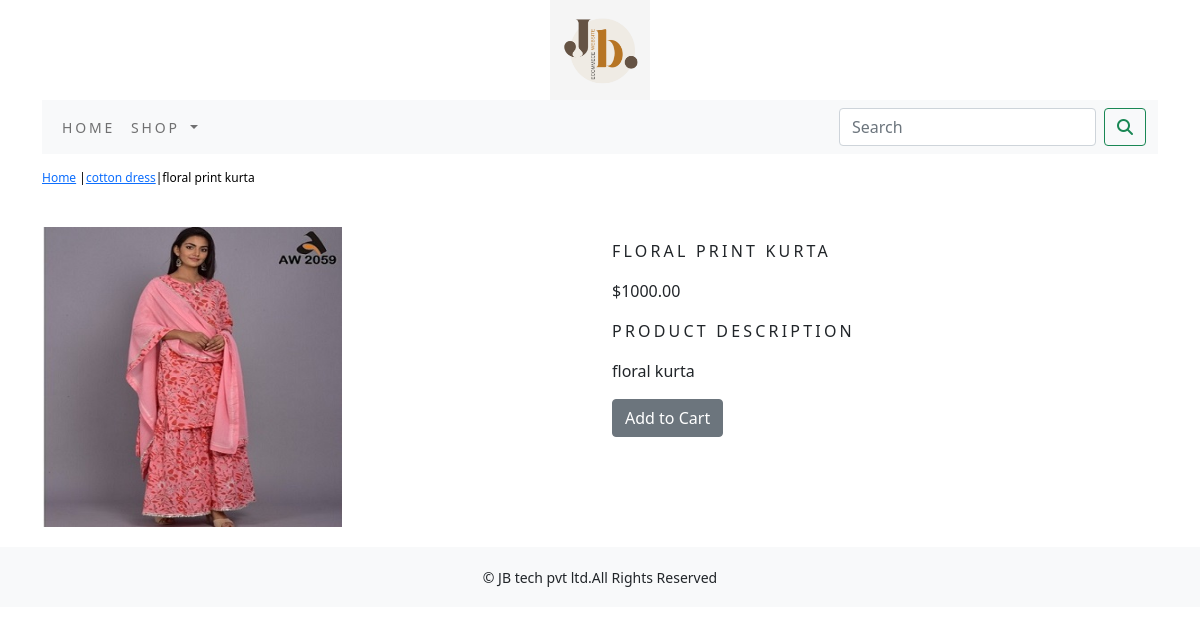
The app's page /shop/cotton-dress/floral-print-kurta/ with its own data.
### shop/models.py (models this page shows, shortened)
class Product(models.Model):
    name = models.CharField(max_length=250, unique=True)
    slug = models.SlugField(max_length=250, unique=True)
    description = models.TextField(blank=True)
    price=models.DecimalField(max_digits=10,decimal_places=2)
    category=models.ForeignKey(Category,on_delete=models.CASCADE)
    image = models.ImageField(upload_to='product', blank=True)
    stock=models.IntegerField()
    available=models.BooleanField(default=True)
    created=models.DateTimeField(auto_now_add=True)
    updated=models.DateTimeField(auto_now=True)
    class Meta:
        ordering = ('name',)
        verbose_name = 'product'
        verbose_name_plural = 'products'

class Category(models.Model):
    name=models.CharField(max_length=250,unique=True)
    slug=models.SlugField(max_length=250,unique=True)
    description=models.TextField(blank=True)
    image=models.ImageField(upload_to='category',blank=True)
    class Meta:
        ordering=('name',)
        verbose_name='category'
        verbose_name_plural='categories'
    def get_url(self):
        return reverse('shop:product_by_category',args=[self.slug])
    def __str__(self):
        return '{}'.format(self.name)

### shop/views.py (the view)
# urls.py: path('<slug:c_slug>/<slug:product_slug>/',views.proDetail,name='prodCatdetail'),
def proDetail(request,c_slug,product_slug):
    try:
        product=Product.objects.get(category__slug=c_slug,slug=product_slug)
    except Exception as e:
        raise e
    return render(request,'product.html',{'product':product})

### cart/context_processors.py (called while the page is built)
def counter(request):
    item_count=0
    if 'admin' in request.path:
        return {}
    else:
        try:
            cart=Cart.objects.filter(cart_id=_cart_id(request))
            car_items=CartItem.objects.all().filter(cart=cart[:1])
            for cart_item in car_items:
                item_count+=cart_item.quantity
        except Cart.DoesNotExist:
            item_count=0
    return dict(item_count=item_count)

### cart/views.py (called while the page is built)
def _cart_id(request):
    cart=request.session.session_key
    if not cart:
        cart=request.session.create()
    return cart

### shop/context_processors.py (called while the page is built)
def menu_links(request):
    links=Category.objects.all()
    return dict(links=links)

### templates/product.html (shortened to what this page needs)
{% extends 'base.html' %}
{% load static %}
{% block content %}
<div class="row my_prod_row_class">
    <div class="mx_auto">
        <p><a href="{% url 'shop:allProdCat' %}">Home</a> |<a href="{{product.category.get_url}}">{{product.category}}</a>|{{product.name}}</p>
    </div>
<div class="container">
<br>
    <div class="row">
        <div class="col-12 col-sm-12 col-md-12 col-lg-6">
            <div style="min-width:18rem">
            <img src="{{product.image.url}}" alt="{{product.name}}" width="300px" height="300px">
            </div>
        </div>
    <div class="col-12 col-sm-12 col-md-12 col-lg-6">
        <div>
        <h1 class="my_prod_title">{{product.name}}</h1>
        <p>${{product.price}}</p>
        <p class="my_title">Product Description</p>
        <p class="text-justify my_prod_text">{{product.description}}</p>
        {% if product.stock <= 0 %}
        <p><b>Out of stock</b></p>
        {% else %}
            <a class="btn btn-secondary" href="{% url 'cart:add_cart' product.id %}">Add to Cart</a>
        {% endif %}
        </div>
    </div>
</div>
</div>
</div>
{% endblock %}

### static/css/custom.css (style rules this page uses)
body { font-family: 'Roboto', sans-serif; }
.my_title { font-size:16px; text-transform:uppercase; letter-spacing:.2em; }
.my_prod_row_class { padding-top:15px; padding-bottom:20px; }
.my_prod_row_class .mx_auto { color:#000; font-size:12px; text-decoration:none; }
.my_prod_title { font-size:16px; text-transform:uppercase; letter-spacing:.2em; padding-top:15px; padding-bottom:10px; }
.my_prod_text { padding-right:20px; }

### records on screen
Product: category "cotton dress", name "floral print kurta", image (picture), name "FLORAL PRINT KURTA", price "1000.00", description "floral kurta"
